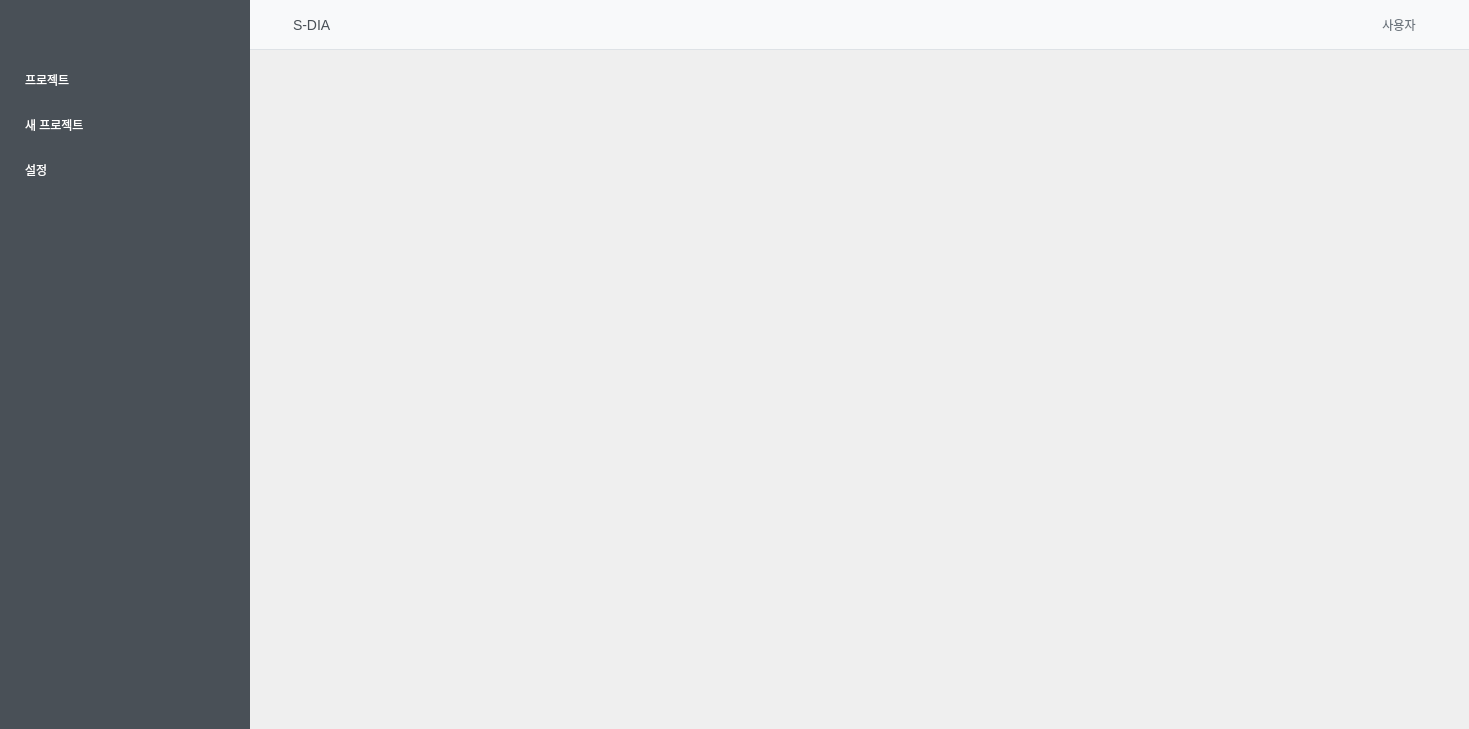
<?xml version="1.0" encoding="UTF-8"?>
<ui version="4.0">
 <class>MainWindow</class>
 <widget class="QMainWindow" name="MainWindow">
  <property name="geometry">
   <rect>
    <x>0</x>
    <y>0</y>
    <width>1469</width>
    <height>729</height>
   </rect>
  </property>
  <property name="windowTitle">
   <string>S-DIA</string>
  </property>
  <property name="styleSheet">
   <string notr="true">QDialog {
    background-color: #495057;
    color: white;
}
QDialog QLabel {
    color: white;
}
QDialog QPushButton {
    color: white;
    background-color: #6c757d;
    border: none;
    padding: 5px 15px;
    border-radius: 5px;
}
QDialog QPushButton:hover {
    background-color: #5c636a;
}
QDialog QLineEdit {
    background-color: #6c757d;
    color: white;
    border: none;
    padding: 5px;
    border-radius: 5px;
}
QDialog QLineEdit:focus {
    border: 1px solid #80bdff;
    border-color: #80bdff;
    outline: 0;
}</string>
  </property>
  <widget class="QWidget" name="centralwidget">
   <layout class="QHBoxLayout" name="horizontalLayout" stretch="0,1">
    <property name="spacing">
     <number>0</number>
    </property>
    <property name="leftMargin">
     <number>0</number>
    </property>
    <property name="topMargin">
     <number>0</number>
    </property>
    <property name="rightMargin">
     <number>0</number>
    </property>
    <property name="bottomMargin">
     <number>0</number>
    </property>
    <item>
     <widget class="QFrame" name="left_menu_frame">
      <property name="minimumSize">
       <size>
        <width>250</width>
        <height>0</height>
       </size>
      </property>
      <property name="maximumSize">
       <size>
        <width>250</width>
        <height>16777215</height>
       </size>
      </property>
      <property name="styleSheet">
       <string notr="true">background-color: #495057;</string>
      </property>
      <layout class="QVBoxLayout" name="verticalLayout">
       <property name="spacing">
        <number>0</number>
       </property>
       <property name="leftMargin">
        <number>0</number>
       </property>
       <property name="topMargin">
        <number>0</number>
       </property>
       <property name="rightMargin">
        <number>0</number>
       </property>
       <property name="bottomMargin">
        <number>0</number>
       </property>
       <item>
        <widget class="QLabel" name="menu_logo">
         <property name="minimumSize">
          <size>
           <width>250</width>
           <height>50</height>
          </size>
         </property>
         <property name="maximumSize">
          <size>
           <width>250</width>
           <height>50</height>
          </size>
         </property>
         <property name="styleSheet">
          <string notr="true">padding: 0px;</string>
         </property>
         <property name="text">
          <string/>
         </property>
         <property name="alignment">
          <set>Qt::AlignmentFlag::AlignLeading|Qt::AlignmentFlag::AlignLeft|Qt::AlignmentFlag::AlignTop</set>
         </property>
        </widget>
       </item>
       <item>
        <widget class="QFrame" name="menu_frame">
         <property name="styleSheet">
          <string notr="true">background-color: #495057;</string>
         </property>
         <layout class="QVBoxLayout" name="verticalLayout_2">
          <property name="spacing">
           <number>5</number>
          </property>
          <property name="leftMargin">
           <number>10</number>
          </property>
          <property name="topMargin">
           <number>10</number>
          </property>
          <property name="rightMargin">
           <number>10</number>
          </property>
          <property name="bottomMargin">
           <number>10</number>
          </property>
          <item>
           <widget class="QPushButton" name="btn_projects">
            <property name="minimumSize">
             <size>
              <width>0</width>
              <height>40</height>
             </size>
            </property>
            <property name="styleSheet">
             <string notr="true">QPushButton {
    color: white;
    background-color: #495057;
    border: none;
    text-align: left;
    padding-left: 15px;
    border-radius: 5px;
}
QPushButton:hover {
    background-color: #0b5ed7;
}</string>
            </property>
            <property name="text">
             <string>프로젝트</string>
            </property>
           </widget>
          </item>
          <item>
           <widget class="QPushButton" name="btn_new_project">
            <property name="minimumSize">
             <size>
              <width>0</width>
              <height>40</height>
             </size>
            </property>
            <property name="styleSheet">
             <string notr="true">QPushButton {
    color: white;
    background-color: #495057;
    border: none;
    text-align: left;
    padding-left: 15px;
    border-radius: 5px;
}
QPushButton:hover {
    background-color: #0b5ed7;
}</string>
            </property>
            <property name="text">
             <string>새 프로젝트</string>
            </property>
           </widget>
          </item>
          <item>
           <widget class="QPushButton" name="btn_settings">
            <property name="minimumSize">
             <size>
              <width>0</width>
              <height>40</height>
             </size>
            </property>
            <property name="styleSheet">
             <string notr="true">QPushButton {
    color: white;
    background-color: #495057;
    border: none;
    text-align: left;
    padding-left: 15px;
    border-radius: 5px;
}
QPushButton:hover {
    background-color: #0b5ed7;
}</string>
            </property>
            <property name="text">
             <string>설정</string>
            </property>
           </widget>
          </item>
          <item>
           <spacer name="verticalSpacer">
            <property name="orientation">
             <enum>Qt::Orientation::Vertical</enum>
            </property>
            <property name="sizeHint" stdset="0">
             <size>
              <width>20</width>
              <height>40</height>
             </size>
            </property>
           </spacer>
          </item>
         </layout>
        </widget>
       </item>
      </layout>
     </widget>
    </item>
    <item>
     <widget class="QFrame" name="content_frame">
      <property name="styleSheet">
       <string notr="true">background-color: white;

QFrame#projects_container {
    background-color: transparent;
    padding: 20px;
}

QFrame#project_card {
    background-color: #ffffff;
    border: 1px solid #dee2e6;
    border-radius: 8px;
    margin-bottom: 10px;
    padding: 15px;
}

QFrame#project_card:hover {
    border-color: #0d6efd;
    box-shadow: 0 0 5px rgba(13, 110, 253, 0.25);
}

QLabel#project_name {
    color: #212529;
    font-size: 18px;
    font-weight: bold;
}

QLabel#project_description {
    color: #6c757d;
    font-size: 14px;
}

QLabel#project_path {
    color: #0d6efd;
    font-size: 12px;
}

QLabel#no_projects_message {
    color: #6c757d;
    font-size: 16px;
    font-weight: bold;
}

QLabel#breadcrumb_label {
    color: #6c757d;
    font-size: 14px;
    padding: 4px 8px;
}</string>
      </property>
      <layout class="QVBoxLayout" name="content_layout">
       <property name="spacing">
        <number>0</number>
       </property>
       <property name="leftMargin">
        <number>0</number>
       </property>
       <property name="topMargin">
        <number>0</number>
       </property>
       <property name="rightMargin">
        <number>0</number>
       </property>
       <property name="bottomMargin">
        <number>0</number>
       </property>
       <item>
        <widget class="QFrame" name="header_frame">
         <property name="minimumSize">
          <size>
           <width>0</width>
           <height>50</height>
          </size>
         </property>
         <property name="maximumSize">
          <size>
           <width>16777215</width>
           <height>50</height>
          </size>
         </property>
         <property name="styleSheet">
          <string notr="true">background-color: #f8f9fa;
border-bottom: 1px solid #dee2e6;</string>
         </property>
         <layout class="QHBoxLayout" name="header_layout">
          <property name="spacing">
           <number>0</number>
          </property>
          <property name="leftMargin">
           <number>20</number>
          </property>
          <property name="topMargin">
           <number>0</number>
          </property>
          <property name="rightMargin">
           <number>20</number>
          </property>
          <property name="bottomMargin">
           <number>0</number>
          </property>
          <item>
           <widget class="QLabel" name="breadcrumb_label">
            <property name="minimumSize">
             <size>
              <width>200</width>
              <height>20</height>
             </size>
            </property>
            <property name="styleSheet">
             <string notr="true">color: #495057;
font-size: 14px;
padding: 0px 20px;</string>
            </property>
            <property name="text">
             <string>S-DIA</string>
            </property>
           </widget>
          </item>
          <item>
           <spacer name="horizontalSpacer">
            <property name="orientation">
             <enum>Qt::Orientation::Horizontal</enum>
            </property>
            <property name="sizeHint" stdset="0">
             <size>
              <width>40</width>
              <height>20</height>
             </size>
            </property>
           </spacer>
          </item>
          <item>
           <widget class="QPushButton" name="header_user">
            <property name="minimumSize">
             <size>
              <width>100</width>
              <height>30</height>
             </size>
            </property>
            <property name="styleSheet">
             <string notr="true">QPushButton {
    color: #6c757d;
    background-color: transparent;
    border: none;
    border-radius: 5px;
}
QPushButton:hover {
    background-color: rgba(255, 255, 255, 0.5);
}</string>
            </property>
            <property name="text">
             <string>사용자</string>
            </property>
           </widget>
          </item>
         </layout>
        </widget>
       </item>
       <item>
        <widget class="QFrame" name="projects_container">
         <property name="sizePolicy">
          <sizepolicy hsizetype="Preferred" vsizetype="Expanding">
           <horstretch>0</horstretch>
           <verstretch>0</verstretch>
          </sizepolicy>
         </property>
         <layout class="QVBoxLayout" name="projects_layout">
          <property name="spacing">
           <number>10</number>
          </property>
          <property name="leftMargin">
           <number>20</number>
          </property>
          <property name="topMargin">
           <number>20</number>
          </property>
          <property name="rightMargin">
           <number>20</number>
          </property>
          <property name="bottomMargin">
           <number>20</number>
          </property>
         </layout>
        </widget>
       </item>
      </layout>
     </widget>
    </item>
   </layout>
  </widget>
 </widget>
 <resources/>
 <connections/>
</ui>
